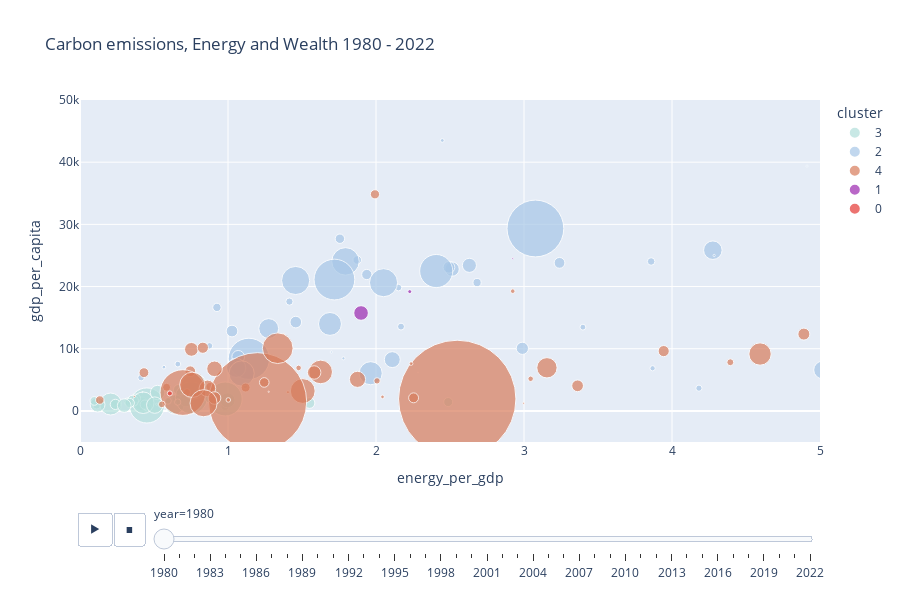

Source (notebook cell):
### Code cell
x = features[1]
y = features[2]
min_x = min(set(df[x]))
max_x = max(set(df[x]))
min_x -= (max_x + min_x)/10
max_x += (max_x + min_x)/10
min_y = min(set(df[y]))
max_y = max(set(df[y]))
min_y -= (max_y + min_y)/10
max_y += (max_y + min_y)/10

min_x = 0
max_x = 5
min_y = -5000
max_y = 50000


px.scatter(data_frame=df_anim[df_anim["year"]>=1980],
           x=x,
           y=y,
           size='population',
           color='cluster',
           color_discrete_map=color_map,
           title='Carbon emissions, Energy and Wealth 1980 - 2022',
        #    log_x=True,
           range_x=[min_x, max_x],
           range_y=[min_y, max_y],
           hover_name='country',
           animation_frame='year',
           height=600,
           size_max=100)

### Figure 1 — Plotly figure (JSON) as saved in the notebook; plotly's stock layout.template omitted (floating-point values rounded to 4 significant figures)
{"data": [{"hovertemplate": "<b>%{hovertext}</b><br><br>cluster=3<br>year=1980<br>energy_per_gdp=%{x}<br>gdp_per_capita=%{y}<br>population=%{marker.size}<extra></extra>", "hovertext": ["Afghanistan", "Angola", "Bangladesh", "Benin", "Burkina Faso", "Burundi", "Cameroon", "Central African Republic", "Chad", "Comoros", "Cote d'Ivoire", "Democratic Republic of Congo", "Djibouti", "Ethiopia", "Gabon", "Gambia", "Ghana", "Guinea", "Guinea-Bissau", "Haiti", "Kenya", "Liberia", "Madagascar", "Malawi", "Mali", "Myanmar", "Nepal", "Nicaragua", "Niger", "Nigeria", "Pakistan", "Philippines", "Rwanda", "Sao Tome and Principe", "Senegal", "Sierra Leone", "Sri Lanka", "Tanzania", "Togo", "Uganda", "Yemen", "Zambia"], "legendgroup": "3", "marker": {"color": "#B2DFDB", "size": [13170000.0, 8134000.0, 88020000.0, 3925000.0, 6948000.0, 4384000.0, 8512000.0, 2451000.0, 4515000.0, 337700.0, 8221000.0, 26710000.0, 325800.0, 34430000.0, 748400.0, 713900.0, 11940000.0, 5047000.0, 829300.0, 5614000.0, 16020000.0, 1929000.0, 9006000.0, 6266000.0, 7531000.0, 33230000.0, 15550000.0, 3252000.0, 6136000.0, 73760000.0, 82290000.0, 48040000.0, 5353000.0, 98560.0, 5846000.0, 3272000.0, 14850000.0, 19190000.0, 2921000.0, 13280000.0, 9543000.0, 5803000.0], "sizemode": "area", "sizeref": 142600.0, "symbol": "circle"}, "mode": "markers", "name": "3", "orientation": "v", "showlegend": true, "type": "scatter", "x": [0.413, 1.551, 0.452, 0.322, 0.24, 0.113, 0.663, 0.231, 0.458, 0.518, 0.668, 0.639, 6.127, 0.207, 1.302, 0.758, 0.716, 0.98, 0.376, 0.379, 0.997, 1.116, 0.357, 0.438, 0.239, 0.427, 0.119, 0.902, 0.336, 0.752, 0.981, 0.769, 0.097, 0.422, 0.876, 0.594, 0.524, 0.505, 0.66, 0.299, 0.84, 2.488], "xaxis": "x", "y": [1164.0, 1270.0, 874.2, 1512.0, 1059.0, 931.1, 1956.0, 1183.0, 583.9, 1072.0, 3400.0, 1035.0, 3178.0, 1106.0, 8014.0, 1210.0, 1701.0, 744.6, 1148.0, 2015.0, 1708.0, 3985.0, 1621.0, 1003.0, 1048.0, 1313.0, 993.1, 2942.0, 1282.0, 2110.0, 1917.0, 4015.0, 1605.0, 3035.0, 2001.0, 1614.0, 2958.0, 931.8, 1413.0, 852.8, 3493.0, 1426.0], "yaxis": "y"}, {"hovertemplate": "<b>%{hovertext}</b><br><br>cluster=2<br>year=1980<br>energy_per_gdp=%{x}<br>gdp_per_capita=%{y}<br>population=%{marker.size}<extra></extra>", "hovertext": ["Albania", "Argentina", "Australia", "Austria", "Belgium", "Brazil", "Canada", "Chile", "Colombia", "Costa Rica", "Cyprus", "Denmark", "Finland", "France", "Germany", "Greece", "Hong Kong", "Hungary", "Ireland", "Israel", "Italy", "Japan", "Luxembourg", "Malta", "Mauritius", "Netherlands", "New Zealand", "Norway", "Panama", "Paraguay", "Portugal", "Qatar", "Romania", "Seychelles", "Singapore", "South Korea", "Spain", "Sweden", "Switzerland", "Taiwan", "Turkey", "United Arab Emirates", "United Kingdom", "United States", "Uruguay"], "legendgroup": "2", "marker": {"color": "#A7C7E7", "size": [2735000.0, 28010000.0, 14720000.0, 7548000.0, 9833000.0, 121200000.0, 24530000.0, 11510000.0, 26100000.0, 2391000.0, 683100.0, 5123000.0, 4779000.0, 53940000.0, 78320000.0, 9653000.0, 4962000.0, 10700000.0, 3415000.0, 3722000.0, 56410000.0, 118400000.0, 363700.0, 342900.0, 954200.0, 14160000.0, 3146000.0, 4086000.0, 1958000.0, 3053000.0, 9764000.0, 275900.0, 22150000.0, 66280.0, 2437000.0, 38140000.0, 37540000.0, 8310000.0, 6320000.0, 18090000.0, 45410000.0, 1016000.0, 56280000.0, 229900000.0, 2952000.0], "sizemode": "area", "sizeref": 142600.0, "symbol": "circle"}, "mode": "markers", "name": "2", "orientation": "v", "showlegend": true, "type": "scatter", "x": [4.182, 1.275, 2.514, 1.938, 2.493, 1.141, 4.276, 1.069, 1.055, 0.661, 1.78, 1.873, 2.683, 1.794, 2.407, 1.458, 0.925, 2.989, 2.169, 1.415, 1.457, 1.719, 4.285, 1.698, 0.567, 2.631, 2.152, 3.859, 3.869, 0.413, 1.027, 4.912, 5.017, 2.284, 3.398, 1.964, 1.689, 3.24, 1.756, 2.11, 1.092, 2.448, 2.051, 3.077, 0.875], "xaxis": "x", "y": [3653.0, 13250.0, 22810.0, 21930.0, 23090.0, 8372.0, 25850.0, 8699.0, 6923.0, 7528.0, 8454.0, 24270.0, 20640.0, 24050.0, 22490.0, 14280.0, 16650.0, 10070.0, 13560.0, 17580.0, 20970.0, 21120.0, 25000.0, 9469.0, 7039.0, 23410.0, 19830.0, 24030.0, 6858.0, 5352.0, 12840.0, 39370.0, 6584.0, 6203.0, 13470.0, 6061.0, 13990.0, 23810.0, 27690.0, 8246.0, 6022.0, 43500.0, 20620.0, 29340.0, 10470.0], "yaxis": "y"}, {"hovertemplate": "<b>%{hovertext}</b><br><br>cluster=4<br>year=1980<br>energy_per_gdp=%{x}<br>gdp_per_capita=%{y}<br>population=%{marker.size}<extra></extra>", "hovertext": ["Algeria", "Barbados", "Bolivia", "Botswana", "Bulgaria", "Cambodia", "Cape Verde", "China", "Cuba", "Czechia", "Dominica", "Dominican Republic", "Ecuador", "Egypt", "El Salvador", "Equatorial Guinea", "Eswatini", "Guatemala", "Honduras", "India", "Indonesia", "Iran", "Iraq", "Jamaica", "Jordan", "Kuwait", "Laos", "Lebanon", "Libya", "Malaysia", "Mauritania", "Mexico", "Morocco", "Mozambique", "Oman", "Peru", "Poland", "Saint Lucia", "Saudi Arabia", "South Africa", "Syria", "Thailand", "Tunisia", "Vietnam", "Zimbabwe"], "legendgroup": "4", "marker": {"color": "#D87C5B", "size": [18610000.0, 251500.0, 5759000.0, 937500.0, 8860000.0, 5200000.0, 323300.0, 983200000.0, 9805000.0, 10280000.0, 73100.0, 5729000.0, 8166000.0, 43950000.0, 4540000.0, 288700.0, 596700.0, 6900000.0, 3727000.0, 687400000.0, 149000000.0, 39840000.0, 13590000.0, 2146000.0, 2234000.0, 1505000.0, 3293000.0, 2945000.0, 3424000.0, 12980000.0, 1474000.0, 67300000.0, 19460000.0, 11340000.0, 1001000.0, 17360000.0, 35580000.0, 119300.0, 6048000.0, 29520000.0, 8958000.0, 45650000.0, 6606000.0, 52490000.0, 7041000.0], "sizemode": "area", "sizeref": 142600.0, "symbol": "circle"}, "mode": "markers", "name": "4", "orientation": "v", "showlegend": true, "type": "scatter", "x": [1.875, 1.379, 0.881, 2.044, 3.944, 0.134, 2.998, 2.549, 3.362, 4.891, 0.786, 1.119, 0.745, 1.505, 0.585, 0.367, 1.405, 0.432, 0.723, 1.2, 0.695, 1.626, 0.753, 3.045, 1.477, 2.924, 0.553, 2.007, 4.394, 1.582, 1.002, 1.336, 0.861, 0.909, 2.237, 0.909, 4.595, 1.275, 1.993, 3.155, 0.83, 0.759, 1.245, 0.835, 2.254], "xaxis": "x", "y": [5078.0, 12340.0, 3874.0, 2255.0, 9617.0, 1749.0, 1238.0, 1926.0, 4040.0, 12350.0, 2246.0, 3760.0, 6384.0, 3199.0, 3806.0, 2317.0, 3019.0, 6153.0, 2997.0, 1477.0, 2952.0, 6267.0, 9896.0, 5168.0, 6913.0, 19260.0, 1054.0, 4831.0, 7825.0, 6180.0, 1763.0, 10080.0, 3627.0, 2076.0, 7616.0, 6769.0, 9149.0, 3079.0, 34830.0, 6935.0, 10160.0, 4194.0, 4577.0, 1235.0, 2102.0], "yaxis": "y"}, {"hovertemplate": "<b>%{hovertext}</b><br><br>cluster=1<br>year=1980<br>energy_per_gdp=%{x}<br>gdp_per_capita=%{y}<br>population=%{marker.size}<extra></extra>", "hovertext": ["Bahrain", "Iceland", "Trinidad and Tobago", "Venezuela"], "legendgroup": "1", "marker": {"color": "#9C27B0", "size": [359000.0, 228100.0, 1122000.0, 15260000.0], "sizemode": "area", "sizeref": 142600.0, "symbol": "circle"}, "mode": "markers", "name": "1", "orientation": "v", "showlegend": true, "type": "scatter", "x": [16.53, 2.924, 2.228, 1.899], "xaxis": "x", "y": [6771.0, 24530.0, 19180.0, 15750.0], "yaxis": "y"}, {"hovertemplate": "<b>%{hovertext}</b><br><br>cluster=0<br>year=1980<br>energy_per_gdp=%{x}<br>gdp_per_capita=%{y}<br>population=%{marker.size}<extra></extra>", "hovertext": ["Congo", "Mongolia"], "legendgroup": "0", "marker": {"color": "#E53935", "size": [1829000.0, 1701000.0], "sizemode": "area", "sizeref": 142600.0, "symbol": "circle"}, "mode": "markers", "name": "0", "orientation": "v", "showlegend": true, "type": "scatter", "x": [0.607, 6.94], "xaxis": "x", "y": [2815.0, 1574.0], "yaxis": "y"}], "layout": {"height": 600, "legend": {"itemsizing": "constant", "title": {"text": "cluster"}, "tracegroupgap": 0}, "sliders": [{"active": 0, "currentvalue": {"prefix": "year="}, "len": 0.9, "pad": {"b": 10, "t": 60}, "steps": [{"args": [["1980"], {"frame": {"duration": 0, "redraw": false}, "fromcurrent": true, "mode": "immediate", "transition": {"duration": 0, "easing": "linear"}}], "label": "1980", "method": "animate"}, {"args": [["1981"], {"frame": {"duration": 0, "redraw": false}, "fromcurrent": true, "mode": "immediate", "transition": {"duration": 0, "easing": "linear"}}], "label": "1981", "method": "animate"}, {"args": [["1982"], {"frame": {"duration": 0, "redraw": false}, "fromcurrent": true, "mode": "immediate", "transition": {"duration": 0, "easing": "linear"}}], "label": "1982", "method": "animate"}, {"args": [["1983"], {"frame": {"duration": 0, "redraw": false}, "fromcurrent": true, "mode": "immediate", "transition": {"duration": 0, "easing": "linear"}}], "label": "1983", "method": "animate"}, {"args": [["1984"], {"frame": {"duration": 0, "redraw": false}, "fromcurrent": true, "mode": "immediate", "transition": {"duration": 0, "easing": "linear"}}], "label": "1984", "method": "animate"}, {"args": [["1985"], {"frame": {"duration": 0, "redraw": false}, "fromcurrent": true, "mode": "immediate", "transition": {"duration": 0, "easing": "linear"}}], "label": "1985", "method": "animate"}, {"args": [["1986"], {"frame": {"duration": 0, "redraw": false}, "fromcurrent": true, "mode": "immediate", "transition": {"duration": 0, "easing": "linear"}}], "label": "1986", "method": "animate"}, {"args": [["1987"], {"frame": {"duration": 0, "redraw": false}, "fromcurrent": true, "mode": "immediate", "transition": {"duration": 0, "easing": "linear"}}], "label": "1987", "method": "animate"}, {"args": [["1988"], {"frame": {"duration": 0, "redraw": false}, "fromcurrent": true, "mode": "immediate", "transition": {"duration": 0, "easing": "linear"}}], "label": "1988", "method": "animate"}, {"args": [["1989"], {"frame": {"duration": 0, "redraw": false}, "fromcurrent": true, "mode": "immediate", "transition": {"duration": 0, "easing": "linear"}}], "label": "1989", "method": "animate"}, {"args": [["1990"], {"frame": {"duration": 0, "redraw": false}, "fromcurrent": true, "mode": "immediate", "transition": {"duration": 0, "easing": "linear"}}], "label": "1990", "method": "animate"}, {"args": [["1991"], {"frame": {"duration": 0, "redraw": false}, "fromcurrent": true, "mode": "immediate", "transition": {"duration": 0, "easing": "linear"}}], "label": "1991", "method": "animate"}, {"args": [["1992"], {"frame": {"duration": 0, "redraw": false}, "fromcurrent": true, "mode": "immediate", "transition": {"duration": 0, "easing": "linear"}}], "label": "1992", "method": "animate"}, {"args": [["1993"], {"frame": {"duration": 0, "redraw": false}, "fromcurrent": true, "mode": "immediate", "transition": {"duration": 0, "easing": "linear"}}], "label": "1993", "method": "animate"}, {"args": [["1994"], {"frame": {"duration": 0, "redraw": false}, "fromcurrent": true, "mode": "immediate", "transition": {"duration": 0, "easing": "linear"}}], "label": "1994", "method": "animate"}, {"args": [["1995"], {"frame": {"duration": 0, "redraw": false}, "fromcurrent": true, "mode": "immediate", "transition": {"duration": 0, "easing": "linear"}}], "label": "1995", "method": "animate"}, {"args": [["1996"], {"frame": {"duration": 0, "redraw": false}, "fromcurrent": true, "mode": "immediate", "transition": {"duration": 0, "easing": "linear"}}], "label": "1996", "method": "animate"}, {"args": [["1997"], {"frame": {"duration": 0, "redraw": false}, "fromcurrent": true, "mode": "immediate", "transition": {"duration": 0, "easing": "linear"}}], "label": "1997", "method": "animate"}, {"args": [["1998"], {"frame": {"duration": 0, "redraw": false}, "fromcurrent": true, "mode": "immediate", "transition": {"duration": 0, "easing": "linear"}}], "label": "1998", "method": "animate"}, {"args": [["1999"], {"frame": {"duration": 0, "redraw": false}, "fromcurrent": true, "mode": "immediate", "transition": {"duration": 0, "easing": "linear"}}], "label": "1999", "method": "animate"}, {"args": [["2000"], {"frame": {"duration": 0, "redraw": false}, "fromcurrent": true, "mode": "immediate", "transition": {"duration": 0, "easing": "linear"}}], "label": "2000", "method": "animate"}, {"args": [["2001"], {"frame": {"duration": 0, "redraw": false}, "fromcurrent": true, "mode": "immediate", "transition": {"duration": 0, "easing": "linear"}}], "label": "2001", "method": "animate"}, {"args": [["2002"], {"frame": {"duration": 0, "redraw": false}, "fromcurrent": true, "mode": "immediate", "transition": {"duration": 0, "easing": "linear"}}], "label": "2002", "method": "animate"}, {"args": [["2003"], {"frame": {"duration": 0, "redraw": false}, "fromcurrent": true, "mode": "immediate", "transition": {"duration": 0, "easing": "linear"}}], "label": "2003", "method": "animate"}, {"args": [["2004"], {"frame": {"duration": 0, "redraw": false}, "fromcurrent": true, "mode": "immediate", "transition": {"duration": 0, "easing": "linear"}}], "label": "2004", "method": "animate"}, {"args": [["2005"], {"frame": {"duration": 0, "redraw": false}, "fromcurrent": true, "mode": "immediate", "transition": {"duration": 0, "easing": "linear"}}], "label": "2005", "method": "animate"}, {"args": [["2006"], {"frame": {"duration": 0, "redraw": false}, "fromcurrent": true, "mode": "immediate", "transition": {"duration": 0, "easing": "linear"}}], "label": "2006", "method": "animate"}, {"args": [["2007"], {"frame": {"duration": 0, "redraw": false}, "fromcurrent": true, "mode": "immediate", "transition": {"duration": 0, "easing": "linear"}}], "label": "2007", "method": "animate"}, {"args": [["2008"], {"frame": {"duration": 0, "redraw": false}, "fromcurrent": true, "mode": "immediate", "transition": {"duration": 0, "easing": "linear"}}], "label": "2008", "method": "animate"}, {"args": [["2009"], {"frame": {"duration": 0, "redraw": false}, "fromcurrent": true, "mode": "immediate", "transition": {"duration": 0, "easing": "linear"}}], "label": "2009", "method": "animate"}, {"args": [["2010"], {"frame": {"duration": 0, "redraw": false}, "fromcurrent": true, "mode": "immediate", "transition": {"duration": 0, "easing": "linear"}}], "label": "2010", "method": "animate"}, {"args": [["2011"], {"frame": {"duration": 0, "redraw": false}, "fromcurrent": true, "mode": "immediate", "transition": {"duration": 0, "easing": "linear"}}], "label": "2011", "method": "animate"}, {"args": [["2012"], {"frame": {"duration": 0, "redraw": false}, "fromcurrent": true, "mode": "immediate", "transition": {"duration": 0, "easing": "linear"}}], "label": "2012", "method": "animate"}, {"args": [["2013"], {"frame": {"duration": 0, "redraw": false}, "fromcurrent": true, "mode": "immediate", "transition": {"duration": 0, "easing": "linear"}}], "label": "2013", "method": "animate"}, {"args": [["2014"], {"frame": {"duration": 0, "redraw": false}, "fromcurrent": true, "mode": "immediate", "transition": {"duration": 0, "easing": "linear"}}], "label": "2014", "method": "animate"}, {"args": [["2015"], {"frame": {"duration": 0, "redraw": false}, "fromcurrent": true, "mode": "immediate", "transition": {"duration": 0, "easing": "linear"}}], "label": "2015", "method": "animate"}, {"args": [["2016"], {"frame": {"duration": 0, "redraw": false}, "fromcurrent": true, "mode": "immediate", "transition": {"duration": 0, "easing": "linear"}}], "label": "2016", "method": "animate"}, {"args": [["2017"], {"frame": {"duration": 0, "redraw": false}, "fromcurrent": true, "mode": "immediate", "transition": {"duration": 0, "easing": "linear"}}], "label": "2017", "method": "animate"}, {"args": [["2018"], {"frame": {"duration": 0, "redraw": false}, "fromcurrent": true, "mode": "immediate", "transition": {"duration": 0, "easing": "linear"}}], "label": "2018", "method": "animate"}, {"args": [["2019"], {"frame": {"duration": 0, "redraw": false}, "fromcurrent": true, "mode": "immediate", "transition": {"duration": 0, "easing": "linear"}}], "label": "2019", "method": "animate"}, {"args": [["2020"], {"frame": {"duration": 0, "redraw": false}, "fromcurrent": true, "mode": "immediate", "transition": {"duration": 0, "easing": "linear"}}], "label": "2020", "method": "animate"}, {"args": [["2021"], {"frame": {"duration": 0, "redraw": false}, "fromcurrent": true, "mode": "immediate", "transition": {"duration": 0, "easing": "linear"}}], "label": "2021", "method": "animate"}, {"args": [["2022"], {"frame": {"duration": 0, "redraw": false}, "fromcurrent": true, "mode": "immediate", "transition": {"duration": 0, "easing": "linear"}}], "label": "2022", "method": "animate"}], "x": 0.1, "xanchor": "left", "y": 0, "yanchor": "top"}], "title": {"text": "Carbon emissions, Energy and Wealth 1980 - 2022"}, "updatemenus": [{"buttons": [{"args": [null, {"frame": {"duration": 500, "redraw": false}, "fromcurrent": true, "mode": "immediate", "transition": {"duration": 500, "easing": "linear"}}], "label": "&#9654;", "method": "animate"}, {"args": [[null], {"frame": {"duration": 0, "redraw": false}, "fromcurrent": true, "mode": "immediate", "transition": {"duration": 0, "easing": "linear"}}], "label": "&#9724;", "method": "animate"}], "direction": "left", "pad": {"r": 10, "t": 70}, "showactive": false, "type": "buttons", "x": 0.1, "xanchor": "right", "y": 0, "yanchor": "top"}], "xaxis": {"anchor": "y", "domain": [0, 1], "range": [0, 5], "title": {"text": "energy_per_gdp"}}, "yaxis": {"anchor": "x", "domain": [0, 1], "range": [-5000, 50000], "title": {"text": "gdp_per_capita"}}}}
